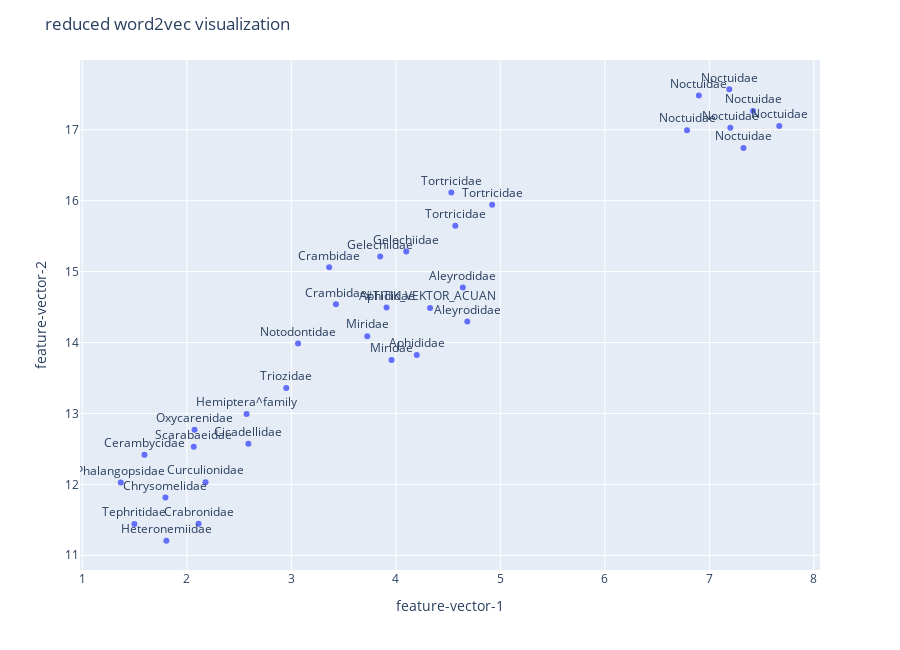

Notebook source saved alongside this figure:
### Code cell
# visualisasi

# Reduce the dimensions of entity embeddings to represent them in a 2D plane.
X= UMAP().fit_transform(embeddings)
df_umap=pd.DataFrame(X,columns=['feature-vector-1','feature-vector-2'])


text=[]
labels=[]
for x in transformer._entities:
    if(x!="http://pyRDF2Vec#SERANGGA_ACUAN"):
        text.append(gnx.nodes[x.split("#")[-1]]['famili'].split('_')[-1])
        labels.append(gnx.nodes[x.split("#")[-1]]['label'])
    else:
        text.append("#TITIK_VEKTOR_ACUAN")
        labels.append("#TITIK_VEKTOR_ACUAN")
df_umap['text']=text
df_umap['labels']=labels

# # gnx.nodes[x.split("#")[-1]]['label']
# df_umap['text']=list(map(lambda x: x.split("#")[-1],transformer._entities))
fig = px.scatter(df_umap, x='feature-vector-1',y='feature-vector-2',text='text',hover_name='labels')
fig.update_traces(textposition='top center')
fig.update_layout(
    height=650,
    title_text='reduced word2vec visualization'
)
fig.show()

### Figure 1 — Plotly figure (JSON) as saved in the notebook; plotly's stock layout.template omitted (floating-point values rounded to 4 significant figures)
{"data": [{"hovertemplate": "<b>%{hovertext}</b><br><br>feature-vector-1=%{x}<br>feature-vector-2=%{y}<br>text=%{text}<extra></extra>", "hovertext": ["Aleyrodoidea", "Aleyrodidae", "Spodoptera litura", "Spodoptera littoralis", "Thaumatotibia leucotreta", "Chlorophorus annularis", "Conogethes punctiferalis", "Pectinophora gossypiella", "Oxycarenus hyalinipennis", "Autographa gamma", "Anthonomus grandis", "Helicoverpa armigera", "Amrasca biguttula", "Adelphocoris", "Lygus", "Peru", "Heteronemia", "Crocidosema aporema", "Chrysodeixis chalcites", "Diabrotica speciosa", "Macrosiphum euphorbiae", "Myzus persicae", "Neoleucinodes elegantalis", "Epiphyas postvittana", "Tecia solanivora", "Heteronychus arator", "Bactericera cockerelli", "Mamestra brassicae", "Autographa californica", "Bactrocera zonata", "Lithium", "Heterocampa cubana", "Bemisia tabaci", "#TITIK_VEKTOR_ACUAN"], "legendgroup": "", "marker": {"color": "#636efa", "symbol": "circle"}, "mode": "markers+text", "name": "", "showlegend": false, "text": ["Hemiptera^family", "Aleyrodidae", "Noctuidae", "Noctuidae", "Tortricidae", "Cerambycidae", "Crambidae", "Gelechiidae", "Oxycarenidae", "Noctuidae", "Curculionidae", "Noctuidae", "Cicadellidae", "Miridae", "Miridae", "Phalangopsidae", "Heteronemiidae", "Tortricidae", "Noctuidae", "Chrysomelidae", "Aphididae", "Aphididae", "Crambidae", "Tortricidae", "Gelechiidae", "Scarabaeidae", "Triozidae", "Noctuidae", "Noctuidae", "Tephritidae", "Crabronidae", "Notodontidae", "Aleyrodidae", "#TITIK_VEKTOR_ACUAN"], "textposition": "top center", "type": "scatter", "x": [2.572, 4.641, 6.9, 7.201, 4.57, 1.595, 3.363, 4.1, 2.074, 7.669, 2.179, 7.191, 2.589, 3.727, 3.959, 1.368, 1.804, 4.922, 7.327, 1.795, 3.911, 4.201, 3.427, 4.531, 3.85, 2.067, 2.952, 6.787, 7.418, 1.498, 2.113, 3.065, 4.685, 4.328], "xaxis": "x", "y": [12.99, 14.78, 17.48, 17.03, 15.65, 12.42, 15.06, 15.28, 12.77, 17.05, 12.03, 17.57, 12.57, 14.09, 13.75, 12.03, 11.21, 15.94, 16.74, 11.81, 14.49, 13.82, 14.54, 16.11, 15.21, 12.53, 13.36, 16.99, 17.26, 11.44, 11.44, 13.99, 14.3, 14.49], "yaxis": "y"}], "layout": {"height": 650, "legend": {"tracegroupgap": 0}, "margin": {"t": 60}, "title": {"text": "reduced word2vec visualization"}, "xaxis": {"anchor": "y", "domain": [0, 1], "title": {"text": "feature-vector-1"}}, "yaxis": {"anchor": "x", "domain": [0, 1], "title": {"text": "feature-vector-2"}}}}
